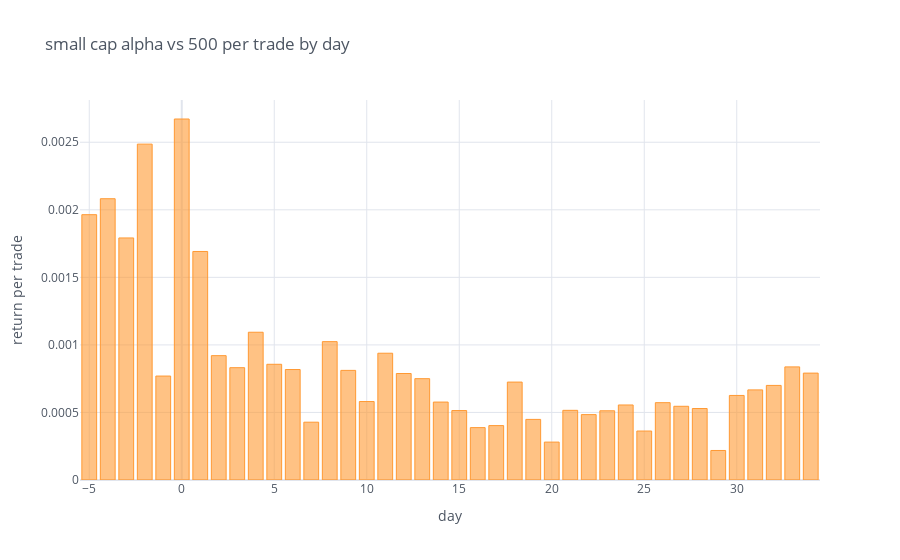

Notebook source saved alongside this figure:
### Code cell
trade_analytics_alpha500_df_small.mean(axis = 1).iplot(kind = "bar",
                                        theme = 'white',
                                        xTitle = "day",
                                        yTitle = "return per trade",
                                        title = "small cap alpha vs 500 per trade by day")

### Figure 1 — Plotly figure (JSON) as saved in the notebook; plotly's stock layout.template omitted (floating-point values rounded to 4 significant figures)
{"data": [{"marker": {"color": "rgba(255, 153, 51, 0.6)", "line": {"color": "rgba(255, 153, 51, 1.0)", "width": 1}}, "name": "None", "orientation": "v", "text": "", "type": "bar", "x": [-5, -4, -3, -2, -1, 0, 1, 2, 3, 4, 5, 6, 7, 8, 9, 10, 11, 12, 13, 14, 15, 16, 17, 18, 19, 20, 21, 22, 23, 24, 25, 26, 27, 28, 29, 30, 31, 32, 33, 34], "y": [0.001964, 0.002082, 0.001792, 0.002486, 0.0007694, 0.002672, 0.001692, 0.0009205, 0.0008315, 0.001094, 0.0008565, 0.0008177, 0.0004278, 0.001024, 0.0008114, 0.0005808, 0.0009384, 0.0007883, 0.0007501, 0.0005769, 0.000514, 0.0003879, 0.0004027, 0.0007248, 0.0004486, 0.0002805, 0.0005156, 0.000484, 0.0005123, 0.0005553, 0.0003624, 0.0005724, 0.0005457, 0.0005291, 0.0002186, 0.0006259, 0.0006671, 0.0007002, 0.0008373, 0.0007912]}], "layout": {"legend": {"bgcolor": "#FFFFFF", "font": {"color": "#4D5663"}}, "paper_bgcolor": "#FFFFFF", "plot_bgcolor": "#FFFFFF", "title": {"font": {"color": "#4D5663"}, "text": "small cap alpha vs 500 per trade by day"}, "xaxis": {"gridcolor": "#E1E5ED", "showgrid": true, "tickfont": {"color": "#4D5663"}, "title": {"font": {"color": "#4D5663"}, "text": "day"}, "zerolinecolor": "#E1E5ED"}, "yaxis": {"gridcolor": "#E1E5ED", "showgrid": true, "tickfont": {"color": "#4D5663"}, "title": {"font": {"color": "#4D5663"}, "text": "return per trade"}, "zerolinecolor": "#E1E5ED"}}}
